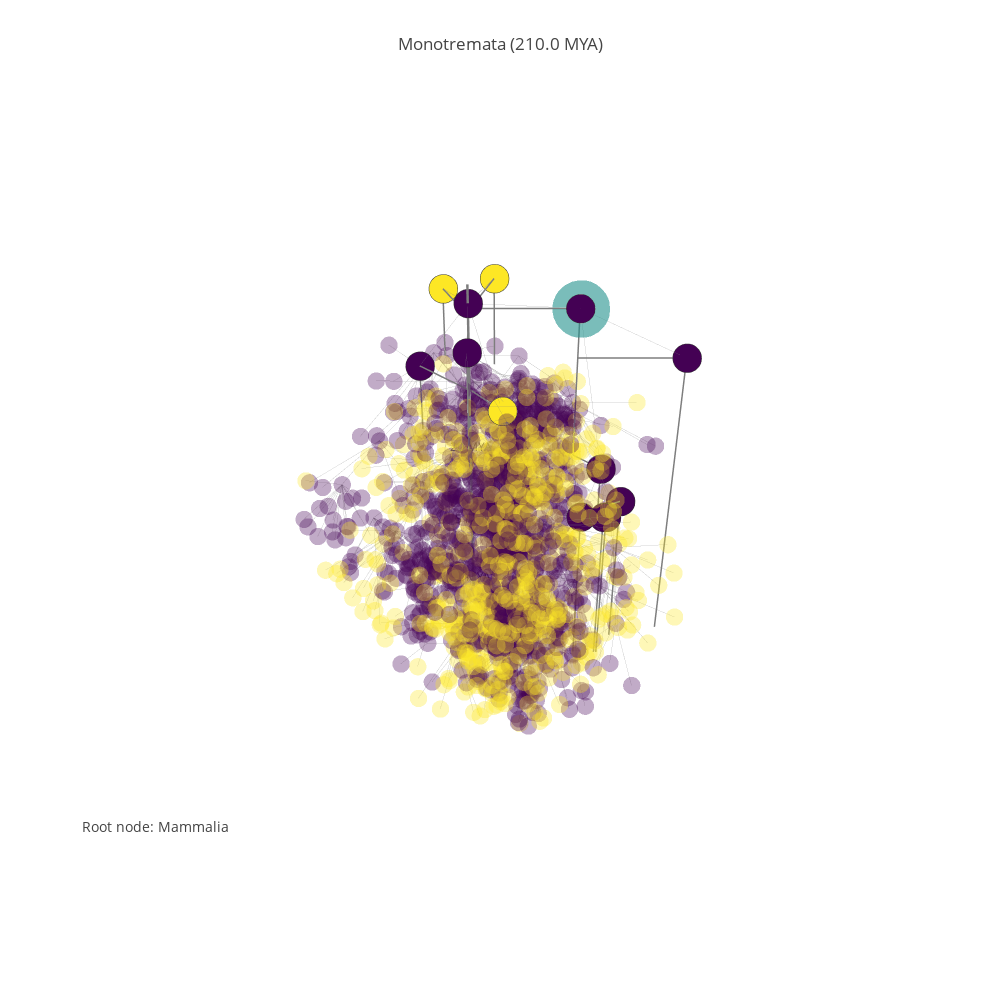

The notebook cell this image was saved under:
### Code cell
#focus_node = 16024 # whales
#focus_node = 16293 # Catarrhini
#focus_node = 16299 # Hominidae
focus_node = 15991 # monotremes
pgp.refocus(focus_node)

### Figure 1 — Plotly figure (JSON) as saved in the notebook; plotly's stock layout.template omitted (floating-point values rounded to 4 significant figures; data arrays with more than 128 entries replaced by an {"elided": "..."} marker saying what was removed)
{"data": [{"hoverinfo": "none", "line": {"color": "rgb(125,125,125)", "width": 5}, "mode": "lines", "type": "scatter3d", "uid": "262e1f86-05d9-11e9-a980-f45c89a09993", "x": [0, 0, null], "y": [0, 0, null], "z": [5.671, 0.8307, null]}, {"mode": "text", "text": ["1 MYA", "5 MYA", "20 MYA", "50 MYA", "150 MYA"], "type": "scatter3d", "uid": "262f8428-05d9-11e9-aac3-f45c89a09993", "x": [0, 0, 0], "y": [0, 0, 0], "z": [0.6931, 1.792, 3.045, 3.932, 5.017]}, {"hoverinfo": "none", "line": {"color": "rgb(125,125,125)", "width": 1}, "mode": "lines", "opacity": 0.33, "type": "scatter3d", "uid": "262f8986-05d9-11e9-95c3-f45c89a09993", "x": {"elided": "4821 float values"}, "y": {"elided": "4821 float values"}, "z": {"elided": "4821 float values"}}, {"hoverinfo": "text", "marker": {"color": {"elided": "1607 int values"}, "colorscale": "Viridis", "opacity": 0.33, "size": 6, "symbol": "circle"}, "mode": "markers", "name": "actors", "text": {"elided": "1607 str values"}, "textfont": {"color": "#ff7f0e", "family": "sans serif", "size": 18}, "type": "scatter3d", "uid": "262f8d62-05d9-11e9-bbb3-f45c89a09993", "x": {"elided": "1607 float values"}, "y": {"elided": "1607 float values"}, "z": {"elided": "1607 float values"}}, {"hoverinfo": "none", "line": {"color": "rgb(125,125,125)", "width": 3}, "mode": "lines", "opacity": 1, "type": "scatter3d", "uid": "262f8fcc-05d9-11e9-b337-f45c89a09993", "x": [0, 0, null, -0.362, -0.362, null, -1, -1, null, -1, -1, null, -0.6763, -0.6763, null, -0.8903, -0.8903, null, -0.9159, -0.9159, null, -1.352, -1.352, null, -2, -2, null, -0.9943, -0.9943, null, 0, 0, null, 0.1061, 0.1061, null, 0.5, 0.5, null, 0, 0, null, -0.362, 0, null, -1, 0, null, -1, -1, null, -0.6763, -1, null, -0.8903, -1, null, -0.9159, -1, null, -1.352, -1, null, -2, -1, null, -0.9943, 0, null, 0, 0, null, 0.1061, 0, null, 0.5, 0, null], "y": [0, 0, null, -0.8698, -0.8698, null, 1, 1, null, 1.5, 1.5, null, 1.465, 1.465, null, 1.694, 1.694, null, 1.719, 1.719, null, 1.612, 1.612, null, 2, 2, null, -0.5345, -0.5345, null, -1, -1, null, 0.7186, 0.7186, null, 0.5, 0.5, null, 0, 0, null, -0.8698, 0, null, 1, 0, null, 1.5, 1, null, 1.465, 1.5, null, 1.694, 1.5, null, 1.719, 1.5, null, 1.612, 1.5, null, 2, 1, null, -0.5345, 0, null, -1, 0, null, 0.7186, 0, null, 0.5, 0, null], "z": [5.421, 4.19, null, 5.252, 4.263, null, 5.352, 3.179, null, 3.179, 2.526, null, 2.526, 0, null, 2.526, 0, null, 2.526, 0, null, 2.526, 0, null, 4.663, 0, null, 5.31, 4.025, null, 4.19, 3.179, null, 4.205, 4.025, null, 5.088, 3.434, null, 5.421, 5.421, null, 5.252, 5.252, null, 5.352, 5.352, null, 3.179, 3.179, null, 2.526, 2.526, null, 2.526, 2.526, null, 2.526, 2.526, null, 2.526, 2.526, null, 4.663, 4.663, null, 5.31, 5.31, null, 4.19, 4.19, null, 4.205, 4.205, null, 5.088, 5.088, null]}, {"hoverinfo": "text", "marker": {"color": [0, 2, 0, 0, 0, 0, 0, 0, 0, 2, 0, 2, 0, 0, 2], "colorscale": "Viridis", "line": {"color": "rgb(50,50,50)", "width": 0.5}, "size": 10, "symbol": "circle"}, "mode": "markers", "name": "actors", "text": ["<a href=\"https://en.wikipedia.org/wiki/Mammalia\">Mammalia -- 15040 (225.0 MYA)</a>", "<a href=\"https://en.wikipedia.org/wiki/Triconodonts\">Triconodonts -- 15989 (190.0 MYA)</a>", "<a href=\"https://en.wikipedia.org/wiki/Monotremata\">Monotremata -- 15991 (210.0 MYA)</a>", "<a href=\"https://en.wikipedia.org/wiki/Tachyglossidae\">Tachyglossidae -- 16250 (23.03 MYA)</a>", "<a href=\"https://en.wikipedia.org/wiki/Tachyglossus aculeatus\">Tachyglossus aculeatus -- 16251 (11.5 MYA)</a>", "<a href=\"https://en.wikipedia.org/wiki/Zaglossus bruijni\">Zaglossus bruijni -- 16252 (11.5 MYA)</a>", "<a href=\"https://en.wikipedia.org/wiki/Zaglossus bartoni\">Zaglossus bartoni -- 117704 (11.5 MYA)</a>", "<a href=\"https://en.wikipedia.org/wiki/Zaglossus attenboroughi\">Zaglossus attenboroughi -- 117705 (11.5 MYA)</a>", "<a href=\"https://en.wikipedia.org/wiki/Ornithorhynchus anatinus\">Ornithorhynchus anatinus -- 16253 (105.0 MYA)</a>", "<a href=\"https://en.wikipedia.org/wiki/Multituberculata\">Multituberculata -- 15992 (201.3 MYA)</a>", "<a href=\"https://en.wikipedia.org/wiki/Marsupialia\">Marsupialia -- 15994 (65.0 MYA)</a>", "<a href=\"https://en.wikipedia.org/wiki/Palaeoryctoids\">Palaeoryctoids -- 15996 (66.0 MYA)</a>", "<a href=\"https://en.wikipedia.org/wiki/Eutheria\">Eutheria -- 15997 (161.0 MYA)</a>"], "type": "scatter3d", "uid": "262f9462-05d9-11e9-b017-f45c89a09993", "x": [0, -0.362, -1, -1, -0.6763, -0.8903, -0.9159, -1.352, -2, -0.9943, 0, 0.1061, 0.5], "y": [0, -0.8698, 1, 1.5, 1.465, 1.694, 1.719, 1.612, 2, -0.5345, -1, 0.7186, 0.5], "z": [5.421, 5.252, 5.352, 3.179, 2.526, 2.526, 2.526, 2.526, 4.663, 5.31, 4.19, 4.205, 5.088]}, {"hoverinfo": "text", "marker": {"color": [1], "colorscale": "Viridis", "opacity": 0.6, "size": 20, "symbol": "circle"}, "mode": "markers", "name": "actors", "text": ["<a href=\"https://en.wikipedia.org/wiki/Mammalia\">Mammalia -- 15040 (225.0 MYA)</a>", "<a href=\"https://en.wikipedia.org/wiki/Triconodonts\">Triconodonts -- 15989 (190.0 MYA)</a>", "<a href=\"https://en.wikipedia.org/wiki/Monotremata\">Monotremata -- 15991 (210.0 MYA)</a>", "<a href=\"https://en.wikipedia.org/wiki/Tachyglossidae\">Tachyglossidae -- 16250 (23.03 MYA)</a>", "<a href=\"https://en.wikipedia.org/wiki/Tachyglossus aculeatus\">Tachyglossus aculeatus -- 16251 (11.5 MYA)</a>", "<a href=\"https://en.wikipedia.org/wiki/Zaglossus bruijni\">Zaglossus bruijni -- 16252 (11.5 MYA)</a>", "<a href=\"https://en.wikipedia.org/wiki/Zaglossus bartoni\">Zaglossus bartoni -- 117704 (11.5 MYA)</a>", "<a href=\"https://en.wikipedia.org/wiki/Zaglossus attenboroughi\">Zaglossus attenboroughi -- 117705 (11.5 MYA)</a>", "<a href=\"https://en.wikipedia.org/wiki/Ornithorhynchus anatinus\">Ornithorhynchus anatinus -- 16253 (105.0 MYA)</a>", "<a href=\"https://en.wikipedia.org/wiki/Multituberculata\">Multituberculata -- 15992 (201.3 MYA)</a>", "<a href=\"https://en.wikipedia.org/wiki/Marsupialia\">Marsupialia -- 15994 (65.0 MYA)</a>", "<a href=\"https://en.wikipedia.org/wiki/Palaeoryctoids\">Palaeoryctoids -- 15996 (66.0 MYA)</a>", "<a href=\"https://en.wikipedia.org/wiki/Eutheria\">Eutheria -- 15997 (161.0 MYA)</a>"], "type": "scatter3d", "uid": "262f9668-05d9-11e9-9690-f45c89a09993", "x": [-1], "y": [1], "z": [5.352]}], "layout": {"annotations": [{"font": {"size": 14}, "showarrow": false, "text": "Root node: Mammalia", "x": 0, "xanchor": "left", "xref": "paper", "y": 0.1, "yanchor": "bottom", "yref": "paper"}], "height": 1000, "hovermode": "closest", "margin": {"t": 100}, "scene": {"xaxis": {"showbackground": false, "showgrid": false, "showline": false, "showticklabels": false, "title": "", "zeroline": false}, "yaxis": {"showbackground": false, "showgrid": false, "showline": false, "showticklabels": false, "title": "", "zeroline": false}, "zaxis": {"showbackground": false, "showgrid": false, "showline": false, "showticklabels": false, "title": "", "zeroline": false}}, "showlegend": false, "title": "<a href=\"https://en.wikipedia.org/wiki/Monotremata\">Monotremata</a> (210.0 MYA)", "width": 1000}}
